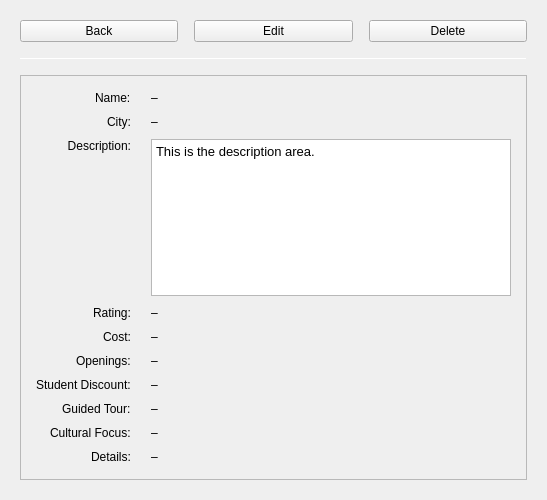
<?xml version="1.0" encoding="UTF-8"?>
<ui version="4.0">
 <class>culturewidget</class>
 <widget class="QWidget" name="culturewidget">
  <property name="geometry">
   <rect>
    <x>0</x>
    <y>0</y>
    <width>547</width>
    <height>500</height>
   </rect>
  </property>
  <property name="windowTitle">
   <string>Place Details</string>
  </property>
  <layout class="QVBoxLayout" name="verticalLayout_2">
   <property name="spacing">
    <number>16</number>
   </property>
   <property name="leftMargin">
    <number>20</number>
   </property>
   <property name="topMargin">
    <number>20</number>
   </property>
   <property name="rightMargin">
    <number>20</number>
   </property>
   <property name="bottomMargin">
    <number>20</number>
   </property>
   <item>
    <layout class="QHBoxLayout" name="buttonLayout">
     <item>
      <widget class="QPushButton" name="pushBack">
       <property name="text">
        <string>Back</string>
       </property>
      </widget>
     </item>
     <item>
      <widget class="QPushButton" name="pushEdit">
       <property name="text">
        <string>Edit</string>
       </property>
      </widget>
     </item>
     <item>
      <widget class="QPushButton" name="pushDelete">
       <property name="text">
        <string>Delete</string>
       </property>
      </widget>
     </item>
    </layout>
   </item>
   <item>
    <widget class="QFrame" name="separatorLine">
     <property name="maximumSize">
      <size>
       <width>16777215</width>
       <height>1</height>
      </size>
     </property>
     <property name="frameShape">
      <enum>QFrame::HLine</enum>
     </property>
     <property name="frameShadow">
      <enum>QFrame::Sunken</enum>
     </property>
    </widget>
   </item>
   <item>
    <widget class="QFrame" name="cardFrame">
     <property name="frameShape">
      <enum>QFrame::StyledPanel</enum>
     </property>
     <property name="frameShadow">
      <enum>QFrame::Raised</enum>
     </property>
     <layout class="QVBoxLayout" name="cardLayout">
      <property name="spacing">
       <number>6</number>
      </property>
      <property name="leftMargin">
       <number>15</number>
      </property>
      <property name="topMargin">
       <number>15</number>
      </property>
      <property name="rightMargin">
       <number>15</number>
      </property>
      <property name="bottomMargin">
       <number>15</number>
      </property>
      <item>
       <layout class="QFormLayout" name="formLayout">
        <property name="labelAlignment">
         <set>Qt::AlignRight|Qt::AlignTrailing|Qt::AlignVCenter</set>
        </property>
        <property name="horizontalSpacing">
         <number>20</number>
        </property>
        <property name="verticalSpacing">
         <number>10</number>
        </property>
        <item row="0" column="0">
         <widget class="QLabel" name="labelName">
          <property name="text">
           <string>Name:</string>
          </property>
         </widget>
        </item>
        <item row="0" column="1">
         <widget class="QLabel" name="valueName">
          <property name="text">
           <string>–</string>
          </property>
         </widget>
        </item>
        <item row="1" column="0">
         <widget class="QLabel" name="labelCity">
          <property name="text">
           <string>City:</string>
          </property>
         </widget>
        </item>
        <item row="1" column="1">
         <widget class="QLabel" name="valueCity">
          <property name="text">
           <string>–</string>
          </property>
         </widget>
        </item>
        <item row="2" column="0">
         <widget class="QLabel" name="labelDesc">
          <property name="text">
           <string>Description:</string>
          </property>
          <property name="alignment">
           <set>Qt::AlignRight|Qt::AlignTop|Qt::AlignTrailing</set>
          </property>
         </widget>
        </item>
        <item row="2" column="1">
         <widget class="QTextEdit" name="valueDesc">
          <property name="minimumSize">
           <size>
            <width>0</width>
            <height>60</height>
           </size>
          </property>
          <property name="frameShape">
           <enum>QFrame::StyledPanel</enum>
          </property>
          <property name="frameShadow">
           <enum>QFrame::Sunken</enum>
          </property>
          <property name="readOnly">
           <bool>true</bool>
          </property>
          <property name="html">
           <string>&lt;!DOCTYPE HTML PUBLIC &quot;-//W3C//DTD HTML 4.0//EN&quot; &quot;http://www.w3.org/TR/REC-html40/strict.dtd&quot;&gt;
&lt;html&gt;&lt;head&gt;&lt;meta name=&quot;qrichtext&quot; content=&quot;1&quot; /&gt;&lt;meta charset=&quot;utf-8&quot; /&gt;&lt;style type=&quot;text/css&quot;&gt;
p, li { white-space: pre-wrap; }
hr { height: 1px; border-width: 0; }
li.unchecked::marker { content: &quot;\2610&quot;; }
li.checked::marker { content: &quot;\2612&quot;; }
&lt;/style&gt;&lt;/head&gt;&lt;body style=&quot; font-family:'.AppleSystemUIFont'; font-size:13pt; font-weight:400; font-style:normal;&quot;&gt;
&lt;p style=&quot; margin-top:0px; margin-bottom:0px; margin-left:0px; margin-right:0px; -qt-block-indent:0; text-indent:0px;&quot;&gt;&lt;span style=&quot; font-family:'Segoe UI','Arial','sans-serif'; font-size:10pt;&quot;&gt;This is the description area.&lt;/span&gt;&lt;/p&gt;&lt;/body&gt;&lt;/html&gt;</string>
          </property>
         </widget>
        </item>
        <item row="3" column="0">
         <widget class="QLabel" name="labelRating">
          <property name="text">
           <string>Rating:</string>
          </property>
         </widget>
        </item>
        <item row="3" column="1">
         <widget class="QLabel" name="valueRating">
          <property name="text">
           <string>–</string>
          </property>
         </widget>
        </item>
        <item row="4" column="0">
         <widget class="QLabel" name="labelCost">
          <property name="text">
           <string>Cost:</string>
          </property>
         </widget>
        </item>
        <item row="4" column="1">
         <widget class="QLabel" name="valueCost">
          <property name="text">
           <string>–</string>
          </property>
         </widget>
        </item>
        <item row="5" column="0">
         <widget class="QLabel" name="labelOpenings">
          <property name="text">
           <string>Openings:</string>
          </property>
         </widget>
        </item>
        <item row="5" column="1">
         <widget class="QLabel" name="valueOpenings">
          <property name="text">
           <string>–</string>
          </property>
          <property name="wordWrap">
           <bool>true</bool>
          </property>
         </widget>
        </item>
        <item row="6" column="0">
         <widget class="QLabel" name="labelStudentDiscount">
          <property name="text">
           <string>Student Discount:</string>
          </property>
         </widget>
        </item>
        <item row="6" column="1">
         <widget class="QLabel" name="valueStudentDiscount">
          <property name="text">
           <string>–</string>
          </property>
         </widget>
        </item>
        <item row="7" column="0">
         <widget class="QLabel" name="labelGuidedTour">
          <property name="text">
           <string>Guided Tour:</string>
          </property>
         </widget>
        </item>
        <item row="7" column="1">
         <widget class="QLabel" name="valueGuidedTour">
          <property name="text">
           <string>–</string>
          </property>
         </widget>
        </item>
        <item row="8" column="0">
         <widget class="QLabel" name="labelCulturalFocus">
          <property name="text">
           <string>Cultural Focus:</string>
          </property>
         </widget>
        </item>
        <item row="8" column="1">
         <widget class="QLabel" name="valueCulturalFocus">
          <property name="text">
           <string>–</string>
          </property>
         </widget>
        </item>
        <item row="9" column="0">
         <widget class="QLabel" name="labelSpecific">
          <property name="text">
           <string>Details:</string>
          </property>
         </widget>
        </item>
        <item row="9" column="1">
         <widget class="QLabel" name="valueSpecific">
          <property name="text">
           <string>–</string>
          </property>
         </widget>
        </item>
       </layout>
      </item>
     </layout>
    </widget>
   </item>
   <item>
    <layout class="QVBoxLayout" name="categoryLayout"/>
   </item>
   <item>
    <spacer name="verticalSpacer">
     <property name="orientation">
      <enum>Qt::Vertical</enum>
     </property>
     <property name="sizeType">
      <enum>QSizePolicy::Expanding</enum>
     </property>
     <property name="sizeHint" stdset="0">
      <size>
       <width>20</width>
       <height>0</height>
      </size>
     </property>
    </spacer>
   </item>
  </layout>
 </widget>
 <resources/>
 <connections/>
</ui>
